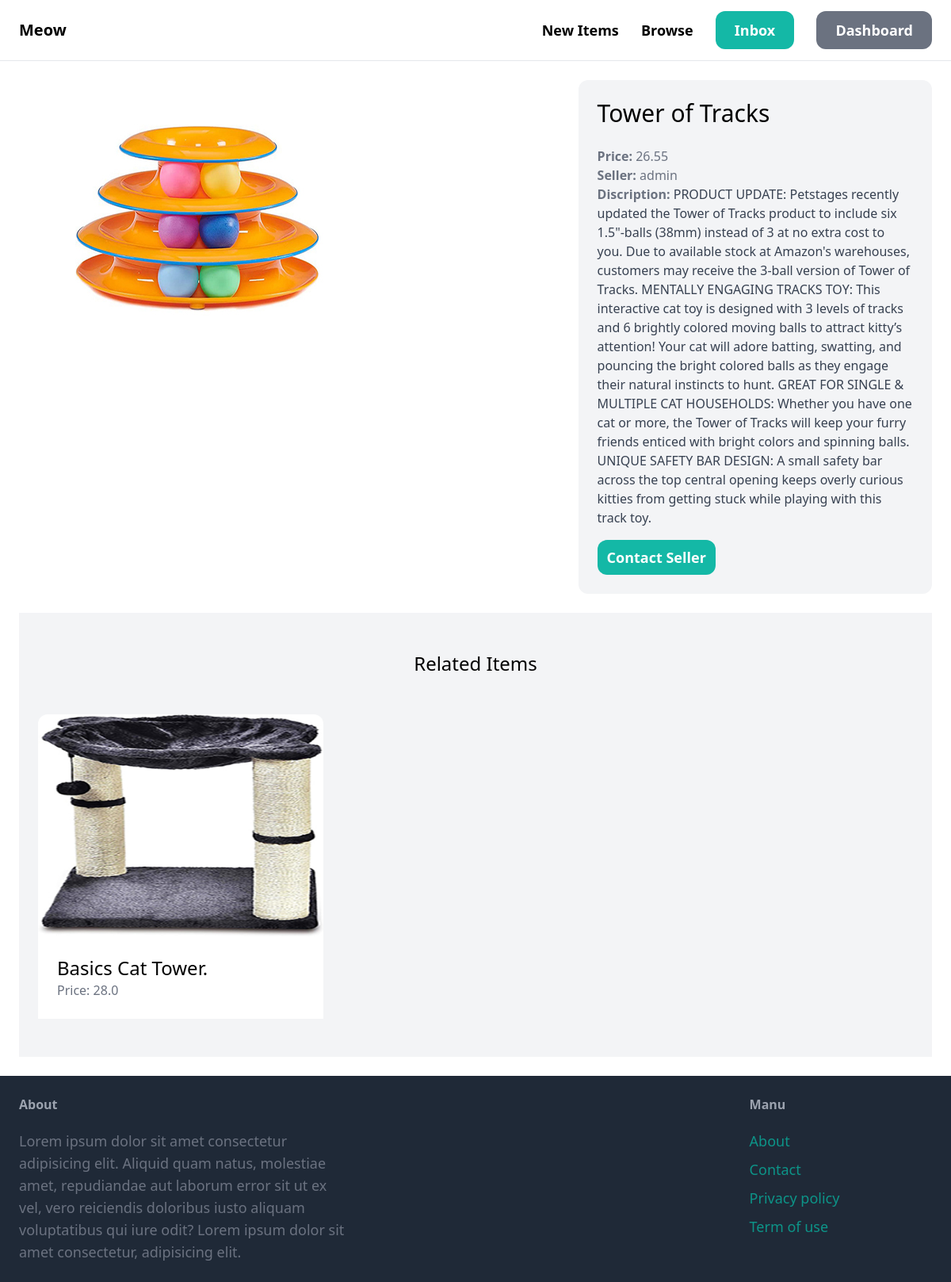
/items/3/ (signed in), run on the app's committed database.
### item/models.py (models this page shows, shortened)
class Item(models.Model):
    category = models.ForeignKey(Category, related_name='item', on_delete=models.CASCADE)
    name = models.CharField(max_length=255)
    discription = models.TextField(blank=True, null=True)
    image = models.ImageField(upload_to='item_image', blank=True, null=True)
    price = models.FloatField()
    is_sold = models.BooleanField(default=False)
    create_by = models.ForeignKey(User, related_name='item', on_delete=models.CASCADE)
    create_at = models.DateTimeField(auto_now_add=True)
    class Meta:
        ordering = ('name',)
        verbose_name_plural = 'Items'

### item/views.py (the view)
# urls.py: path('<int:pk>/', views.Detail, name='detail'),
def Detail(request, pk):
    item = get_object_or_404(Item, pk=pk)
    related_items = Item.objects.filter(category=item.category, is_sold=False).exclude(pk=pk)[0:3]
    return render(request, 'item/detail.html', {
        'item': item,
        'related_items': related_items,
    })

### item/templates/item/detail.html (shortened to what this page needs)
{% extends 'main/base.html' %}
{% block content %}
<div class="grid grid-cols-5 gap-6">
    <div class="col-span-3">
        <img src="{{ item.image.url }}" class="rounded-xl">
    </div>
    <div class="col-span-2 p-6 bg-gray-100 rounded-xl">
        <h1 class="mb-6 text-3xl">{{ item.name}}</h1>
        <p class="text-gray-500"><strong>Price: </strong>{{ item.price }}</p>
        <p class="text-gray-500"><strong>Seller: </strong>{{ item.create_by.username }}</p>
        {% if item.discription %}
            <p class="text-gray-700">
                <strong class="text-gray-500">Discription: </strong>{{ item.discription }}
            </p>
        {% endif %}
        <a href="#" class="inline-block mt-4 px-3 py-2 text-lg font-semibold bg-teal-500 text-white rounded-xl hover:bg-teal-700">Contact Seller</a>
    </div>
</div>
<div class="mt-6 px-6 py-12 bg-gray-100 rouneded-xl">
    <h2 class="mb-12 text-2xl text-center">Related Items</h2>
    <div class="grid grid-cols-3 gap-3">
        {% for item in related_items %}
        <div>
            <a href="{% url 'item:detail' item.id %}">
                <div>
                    <img src="{{ item.image.url }}" class="rounded-t-xl" alt="item">
                </div>
                <div class="p-6 bg-white rouneded-b-xl">
                    <h2 class="text-2xl">
                        {{ item.name }}
                    </h2>
                    <p class="text-gray-500">
                        Price: {{ item.price }}
                    </p>
                </div>
            </a>
        </div>
        {% endfor %}
    </div>
</div>
{% endblock %}

### data on the page
Item: image (picture), name "Tower of Tracks", price "26.55", create_by.username "admin", discription "PRODUCT UPDATE: Petstages recently updated the Tower of Tracks product to include six 1.5\"-balls (38mm) instead of 3 at no extra cost to you. Due to available stock at Amazon's warehouses, customers may receive the 3-ball version of Tower of Tracks. MENTALLY ENGAGING TRACKS TOY: This interactive cat toy is designed with 3 levels of tracks and 6 brightly colored moving balls to attract kitty’s attention! Your cat will adore batting, swatting, and pouncing the bright colored balls as they engage their natural instincts to hunt. GREAT FOR SINGLE & MULTIPLE CAT HOUSEHOLDS: Whether you have one cat or more, the Tower of Tracks will keep your furry friends enticed with bright colors and spinning…"
Item: image (picture), name "Basics Cat Tower.", price "28.0"
